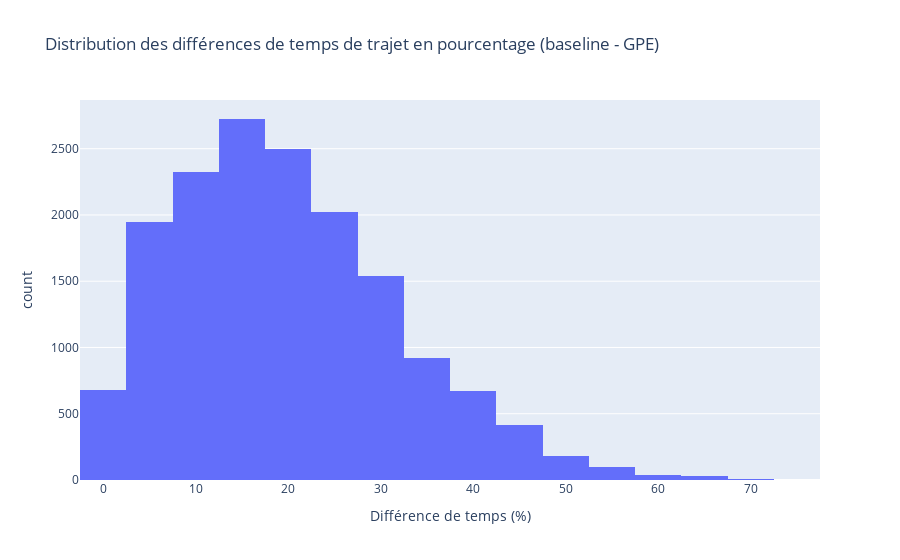

Notebook cell for this chart:
### Code cell
fig = px.histogram(
    positif,
    x='travel_time_diff_percent',
    nbins=20,
    title="Distribution des différences de temps de trajet en pourcentage (baseline - GPE)",
    labels={"travel_time_diff_percent": "Différence de temps (%)", "count": "Nombre de trajets"},
    color_discrete_sequence=["#636EFA"]
)

# Afficher l'histogramme
fig.write_image("outputs/plots/routing/distribution_temps_trajet_pourcentage.png", width = 1000) 
fig.show()

### Figure 1 — Plotly figure (JSON) as saved in the notebook; plotly's stock layout.template omitted (floating-point values rounded to 4 significant figures; data arrays with more than 128 entries replaced by an {"elided": "..."} marker saying what was removed)
{"data": [{"bingroup": "x", "hovertemplate": "Différence de temps (%)=%{x}<br>count=%{y}<extra></extra>", "legendgroup": "", "marker": {"color": "#636EFA", "pattern": {"shape": ""}}, "name": "", "nbinsx": 20, "orientation": "v", "showlegend": false, "type": "histogram", "x": {"elided": "16094 float values"}, "xaxis": "x", "yaxis": "y"}], "layout": {"barmode": "relative", "legend": {"tracegroupgap": 0}, "title": {"text": "Distribution des différences de temps de trajet en pourcentage (baseline - GPE)"}, "xaxis": {"anchor": "y", "domain": [0, 1], "title": {"text": "Différence de temps (%)"}}, "yaxis": {"anchor": "x", "domain": [0, 1], "title": {"text": "count"}}}}
